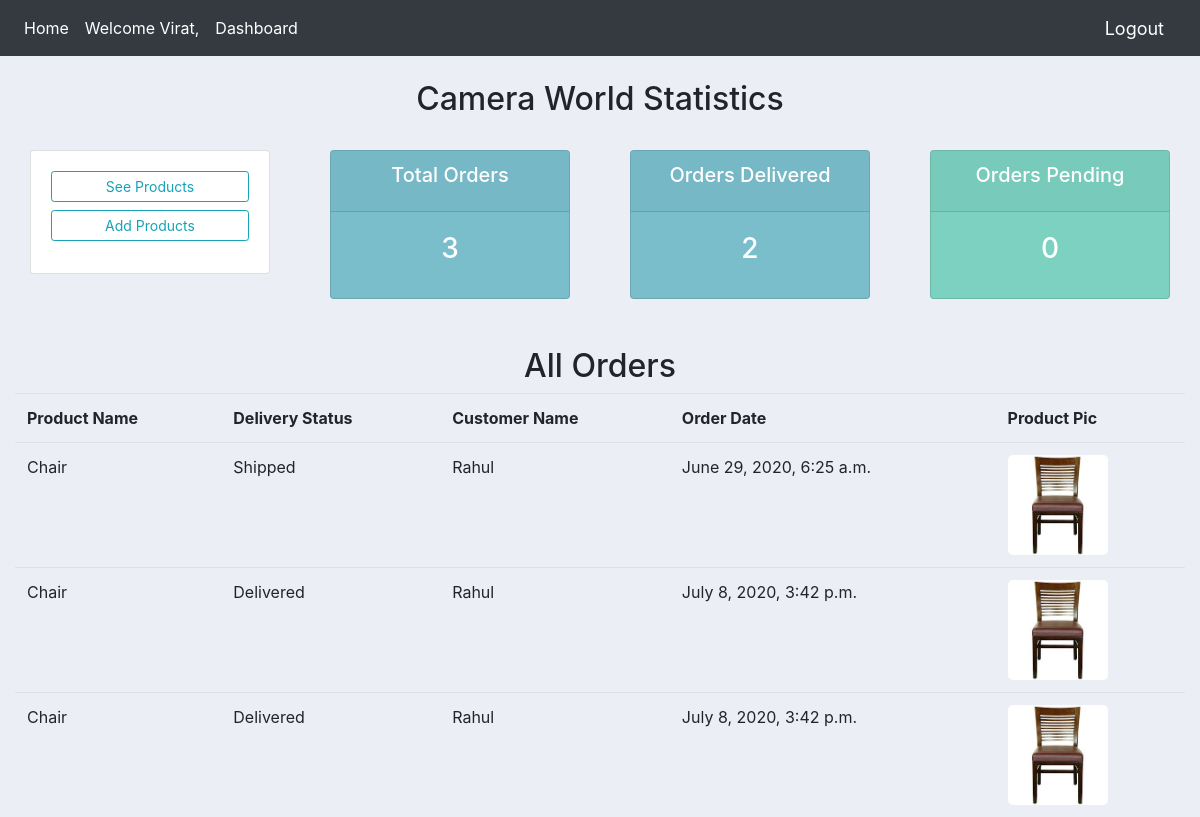
The page /shop/3/ (signed in) on the database its author committed.
### ecmsapp/models.py (models this page shows, shortened)
class Shop(models.Model):
    shop_owner = models.ForeignKey(Shop_Owner,null=True,on_delete = models.CASCADE)
    shop_name = models.CharField(max_length=128,null=True)
    shop_id = models.CharField(max_length=128,null=True)
    shop_tag = models.ManyToManyField(Shop_Tag)
    shop_address = models.CharField(max_length=240,null=True)
    date_created = models.DateTimeField(auto_now_add=True)
    shop_picture = models.ImageField(default="shop.jpg",null=True,blank=True)

class Order(models.Model):
    STATUS = (
                ('Pending','Pending'),
                ('Shipped','Shipped'),
                ('Delivered','Delivered')
    )
    customer = models.ForeignKey(Customer,null=True,on_delete=models.SET_NULL)
    product = models.ForeignKey(Product,null=True,on_delete=models.SET_NULL)
    date_created = models.DateTimeField(auto_now_add=True)
    status = models.CharField(max_length=200,null=True,choices=STATUS)
    note = models.CharField(max_length=200,null=True)

class Product(models.Model):
    CATEGORY = (
                ('Indoor','Indoor'),
                ('Outdoor','OutDoor')
    )
    shop = models.ForeignKey(Shop,null=True,on_delete=models.SET_NULL)
    shop_owner = models.ForeignKey(Shop_Owner,null=True,on_delete=models.SET_NULL)
    name = models.CharField(max_length=128,null=True)
    price = models.DecimalField(null=True,max_digits=10, decimal_places=4)
    description = models.CharField(max_length=128,null=True)
    product_pic = models.ImageField(default="default_product.jpg",null=True,blank=True)
    product_tag = models.ManyToManyField(Product_Tag)
    date_created = models.DateTimeField(auto_now_add=True)
    category = models.CharField(max_length=128,choices = CATEGORY)

class Customer(models.Model):
    user = models.OneToOneField(User,null=True,blank=True,on_delete=models.CASCADE)
    name = models.CharField(max_length=128,null=True)
    phone = models.CharField(max_length=20,null=True)
    email = models.EmailField(max_length=128,null=True)
    profile_pic = models.ImageField(default="profile1.png",null=True,blank=True)
    date_created = models.DateTimeField(auto_now_add=True)

### ecmsapp/decorators.py (the view)
		def wrapper_func(request, *args, **kwargs):
			group = None
			if request.user.groups.exists():
				group = request.user.groups.all()[0].name
			if group in allowed_roles:
				return view_func(request, *args, **kwargs)
			else:
				return HttpResponse('You are not authorized to view this page')

### ecmsapp/templates/ecmsapp/shop.html (shortened to what this page needs)
{% extends 'ecmsapp/main.html' %}
{% block  content %}
<br>
    <h2 class="text-center">{% for shop in shops %}{{shop.shop_name}} {% endfor %} Statistics</h2>
    <br>
    <div class="row">
			<div class="col">
				<div class="col-md">
					<div class="card text-center text-white  mb-10" id="block">
							<div class="card-body">
								<h3 class="card-title">
									  <a class="btn btn-outline-info  btn-sm btn-block" href="{% url 'products' shop_owner_data.id %}">See Products</a>
								    <a class="btn btn-outline-info  btn-sm btn-block" href="{% url 'add_product' shop_owner_data.id %}">Add Products</a></h3>
							</div>
					</div>
				</div>
			</div>
    	<div class="col">
    		<div class="col-md">
    			<div class="card text-center text-white  mb-10" id="total-orders">
    			  	<div class="card-header">
    			  		<h5 class="card-title">Total Orders</h5>
    			  	</div>
    			  	<div class="card-body">
    			    	<h3 class="card-title">{{total_orders}}</h3>
    			  	</div>
    			</div>
    		</div>
    	</div>
    	<div class="col">
    		<div class="col-md">
    			<div class="card text-center text-white  mb-5" id="orders-delivered">
    			  	<div class="card-header">
    			  		<h5 class="card-title">Orders Delivered</h5>
    			  	</div>
    			  	<div class="card-body">
    			    	<h3 class="card-title">{{delivered}}</h3>
    			  	</div>
    			</div>
    		</div>
    	</div>
    	<div class="col">
    		<div class="col-md">
    			<div class="card text-center text-white  mb-5" id="orders-pending">
    			  	<div class="card-header">
    			  		<h5 class="card-title">Orders Pending</h5>
    			  	</div>
    			  	<div class="card-body">
    			    	<h3 class="card-title">{{pending}}</h3>
    			  	</div>
    			</div>
    		</div>
    	</div>
    </div>
    <table class="table" >
      <tr>
        <th>Product Name</th>
        <th>Delivery Status</th>
        <th>Customer Name</th>
        <th>Order Date</th>
        <th>Product Pic</th>
      </tr>
        <h2 class="text-center">All Orders</h2>
        {% for orders in l %}
          {% for order in orders %}
          <tr>
            <td>{{order.product.name}}</td>
            <td>{{order.status}}</td>
            <td>{{order.customer.name}}</td>
            <td>{{order.date_created}}</td>
            <td ><img src="{{order.product.product_pic.url}}" class="product-pic"></td>
          {% endfor %}
        {% endfor %}
    </table>
{% endblock %}

### ecmsapp/templates/ecmsapp/navbar.html (shortened to what this page needs)
<nav class="navbar navbar-expand-lg navbar-dark bg-dark">
  <div class="collapse navbar-collapse" id="navbarNav">
    <ul class="navbar-nav">
      {% if request.user.is_authenticated %}
        <li class="nav-item active">
          <a class="nav-link" href="{% url 'home' %}">Home</a>
        </li>
        {% if user.groups.all.0.name == "admin" %}
          <li class="nav-item active">
            <a class="nav-link" >Welcome Admin,</a>
          </li>
          <li class="nav-item active">
            <a class="nav-link" href="{% url 'all_shops' %}" >All Shops</a>
          </li>
        {% else %}
          <li class="nav-item active">
            <a class="nav-link" >Welcome {{request.user}},</a>
          </li>
        {% endif %}
        {% if user.groups.all.0.name == "shop owner" %}
          <li class="nav-item active">
            <a class="nav-link" href="{% url 'shop_owner' request.user.shop_owner.id %}" >Dashboard</a>
          </li>
        {% endif %}
      {% else %}
        <li class="nav-item active">
          <a class="nav-link" href="{% url 'home' %}">Home</a>
        </li>
      {% endif %}
    </ul>
  </div>
  {% if request.user.is_authenticated %}
    <span ><a  class="hello-msg" href="{% url 'logout' %}">Logout</a></span>
  {% else %}
    <span ><a  class="hello-msg" href="{% url 'login' %}">Login</a></span>
    <span ><a  class="hello-msg" href="{% url 'register' %}">Sign Up</a></span>
  {% endif %}
</nav>

### static/css/main.css (style rules this page uses)
body { background-color: #ebeff5; }
#total-orders { background-color: #7abecc; }
#orders-delivered { background-color: #7abecc; }
#orders-pending { background-color: #7CD1C0; }
html, body { height: 100%; width: 100%; margin: 0; padding: 0; }

### ecmsapp/templates/ecmsapp/navbar.html (style rules this page uses)
.hello-msg { font-size: 18px; color: #fff; margin-right: 20px; }

### ecmsapp/templates/ecmsapp/shop.html (style rules this page uses)
.product-pic { max-width: 100px; max-height:100px; margin: 0 auto; border-radius: 5%; }

### rows shown on the page
Shop: shop_name "Camera World"
Order: product.name "Chair", status "Shipped", customer.name "Rahul", date_created "June 29, 2020, 6:25 a.m.", product.product_pic (picture)
Order: product.name "Chair", status "Delivered", customer.name "Rahul", date_created "July 8, 2020, 3:42 p.m.", product.product_pic (picture)
Order: product.name "Chair", status "Delivered", customer.name "Rahul", date_created "July 8, 2020, 3:42 p.m.", product.product_pic (picture)

### other values the page prints
{{ request.user }} "Virat"
{{ total_orders }} "3"
{{ delivered }} "2"
{{ pending }} "0"
